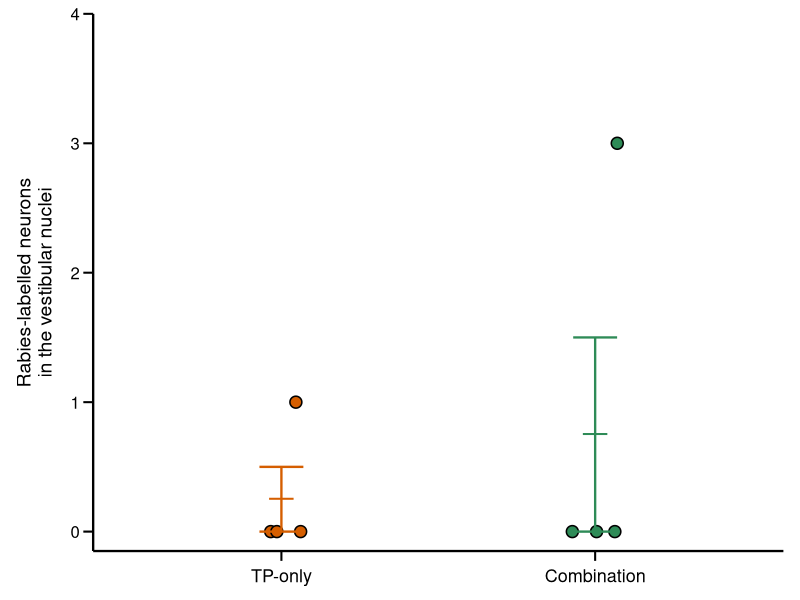
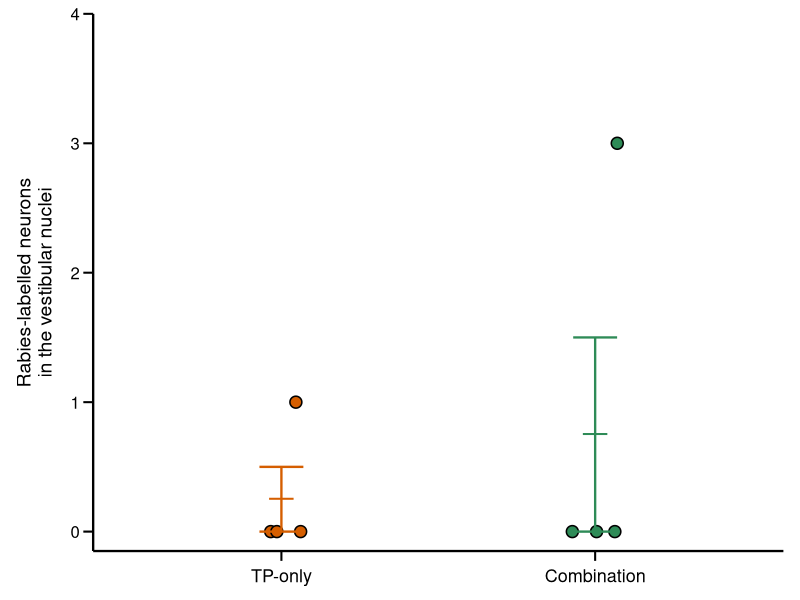
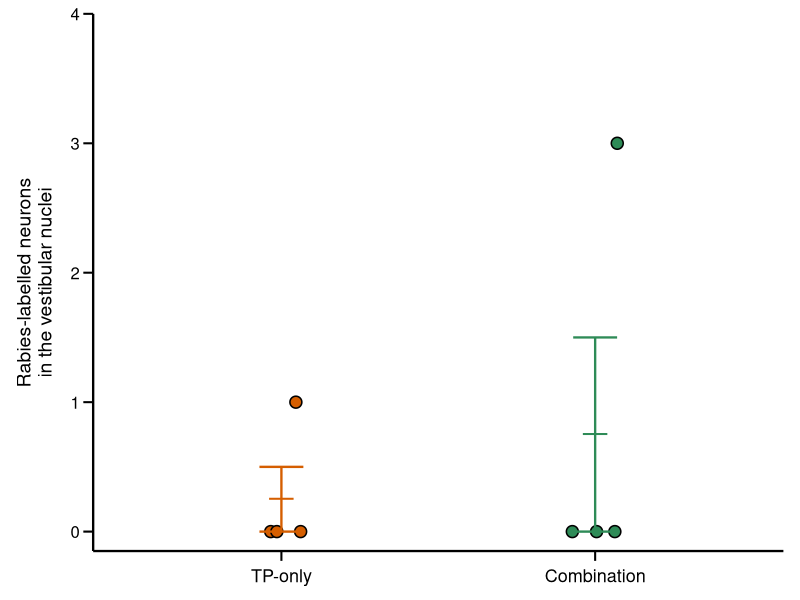
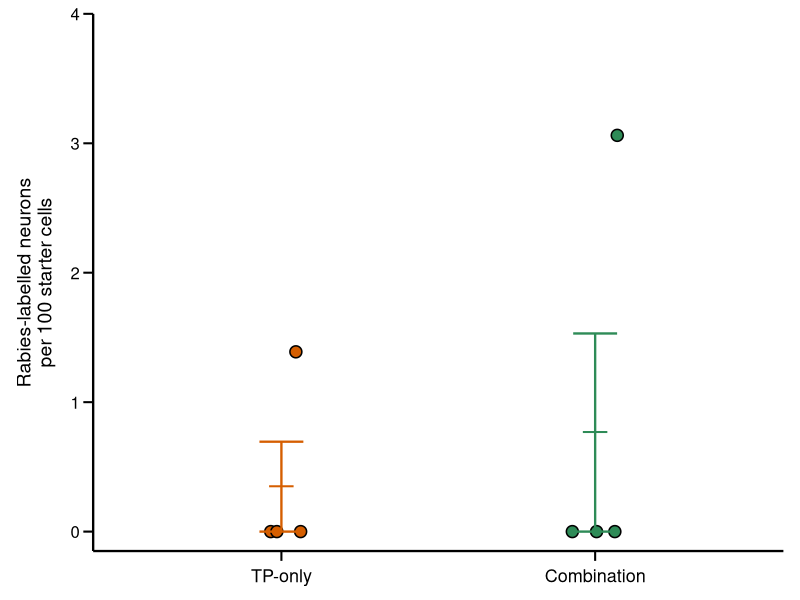
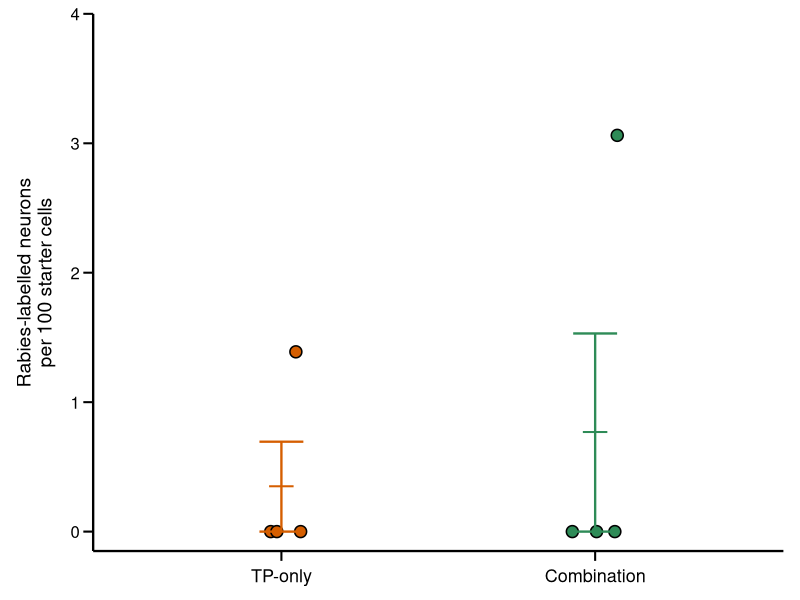

Write R code to recreate these figures, in order.
# ============================================================
# Vestibular nuclei rabies-labelled neurons
# Raw count and normalized per 100 starter cells
# ============================================================

graphics.off()
library(ggplot2)

# ------------------------------------------------------------
# 1. データ入力
# ------------------------------------------------------------

df_vestibular <- data.frame(
  Group = c(
    "TP-only", "TP-only", "TP-only", "TP-only",
    "Combination", "Combination", "Combination", "Combination"
  ),
  Animal = c(
    "G1", "G5", "G7", "G6",
    "G11", "G4", "G12", "G8"
  ),
  Starter_cells = c(
    219, 72, 58, 53,
    98, 51, 265, 234
  ),
  Analyzed_sections = c(
    30, 32, 29, 32,
    32, 32, 32, 31
  ),
  Vestibular_mCherry_cells = c(
    0, 1, 0, 0,
    3, 0, 0, 0
  )
)

# 100 starter cells当たり
df_vestibular$Vestibular_per_100_starter <-
  df_vestibular$Vestibular_mCherry_cells /
  df_vestibular$Starter_cells * 100

# 群の順番
df_vestibular$Group <- factor(
  df_vestibular$Group,
  levels = c("TP-only", "Combination")
)

# ------------------------------------------------------------
# 2. 色
# ------------------------------------------------------------

group_colors <- c(
  "TP-only" = "#D55E00",
  "Combination" = "#2E8B57"
)

jitter_position <- position_jitter(
  width = 0.08,
  height = 0,
  seed = 123
)

# ------------------------------------------------------------
# 3. 共通テーマ
# ------------------------------------------------------------

common_theme <- theme_classic(base_size = 14) +
  theme(
    legend.position = "none",
    axis.title.x = element_blank(),
    axis.title.y = element_text(
      color = "black",
      margin = margin(r = 10)
    ),
    axis.text = element_text(color = "black"),
    axis.text.x = element_text(
      size = 13,
      margin = margin(t = 6)
    ),
    axis.text.y = element_text(size = 12),
    axis.line = element_line(
      color = "black",
      linewidth = 0.8
    ),
    axis.ticks = element_line(
      color = "black",
      linewidth = 0.7
    ),
    axis.ticks.length = unit(2.5, "mm"),
    plot.margin = margin(
      t = 10,
      r = 12,
      b = 10,
      l = 12
    )
  )

# ------------------------------------------------------------
# 4. 前庭核 raw count
# ------------------------------------------------------------

p_vestibular_raw <- ggplot(
  df_vestibular,
  aes(
    x = Group,
    y = Vestibular_mCherry_cells
  )
) +
  geom_point(
    aes(fill = Group),
    position = jitter_position,
    shape = 21,
    size = 3.5,
    color = "black",
    stroke = 0.8
  ) +
  stat_summary(
    aes(color = Group),
    fun.data = mean_se,
    geom = "errorbar",
    width = 0.14,
    linewidth = 0.8,
    show.legend = FALSE
  ) +
  stat_summary(
    aes(color = Group),
    fun = mean,
    geom = "point",
    shape = 95,
    size = 10,
    show.legend = FALSE
  ) +
  scale_fill_manual(values = group_colors) +
  scale_color_manual(values = group_colors) +
  scale_y_continuous(
    breaks = seq(0, 4, 1),
    limits = c(-0.15, 4),
    expand = c(0, 0)
  ) +
  labs(
    y = paste0(
      "Rabies-labelled neurons\n",
      "in the vestibular nuclei"
    )
  ) +
  common_theme

# Plotsに表示
print(p_vestibular_raw)

# ------------------------------------------------------------
# 5. 前庭核 per 100 starter cells
# ------------------------------------------------------------

p_vestibular_norm <- ggplot(
  df_vestibular,
  aes(
    x = Group,
    y = Vestibular_per_100_starter
  )
) +
  geom_point(
    aes(fill = Group),
    position = jitter_position,
    shape = 21,
    size = 3.5,
    color = "black",
    stroke = 0.8
  ) +
  stat_summary(
    aes(color = Group),
    fun.data = mean_se,
    geom = "errorbar",
    width = 0.14,
    linewidth = 0.8,
    show.legend = FALSE
  ) +
  stat_summary(
    aes(color = Group),
    fun = mean,
    geom = "point",
    shape = 95,
    size = 10,
    show.legend = FALSE
  ) +
  scale_fill_manual(values = group_colors) +
  scale_color_manual(values = group_colors) +
  scale_y_continuous(
    breaks = seq(0, 4, 1),
    limits = c(-0.15, 4),
    expand = c(0, 0)
  ) +
  labs(
    y = paste0(
      "Rabies-labelled neurons\n",
      "per 100 starter cells"
    )
  ) +
  common_theme

# 正規化グラフをPlotsに表示するとき
# print(p_vestibular_norm)

# ------------------------------------------------------------
# 6. 統計
# ------------------------------------------------------------

vestibular_raw_test <- wilcox.test(
  Vestibular_mCherry_cells ~ Group,
  data = df_vestibular,
  exact = FALSE
)

vestibular_norm_test <- wilcox.test(
  Vestibular_per_100_starter ~ Group,
  data = df_vestibular,
  exact = FALSE
)

vestibular_raw_test
vestibular_norm_test

# ------------------------------------------------------------
# 7. 保存
# ------------------------------------------------------------

ggsave(
  filename = "Vestibular_nuclei_rabies_labelled_neurons_raw.pdf",
  plot = p_vestibular_raw,
  width = 3.2,
  height = 4.0,
  units = "in"
)

ggsave(
  filename = "Vestibular_nuclei_rabies_labelled_neurons_raw.tiff",
  plot = p_vestibular_raw,
  width = 3.2,
  height = 4.0,
  units = "in",
  dpi = 600,
  compression = "lzw"
)

ggsave(
  filename = "Vestibular_nuclei_rabies_labelled_neurons_per_100_starter.pdf",
  plot = p_vestibular_norm,
  width = 3.2,
  height = 4.0,
  units = "in"
)

ggsave(
  filename = "Vestibular_nuclei_rabies_labelled_neurons_per_100_starter.tiff",
  plot = p_vestibular_norm,
  width = 3.2,
  height = 4.0,
  units = "in",
  dpi = 600,
  compression = "lzw"
)
